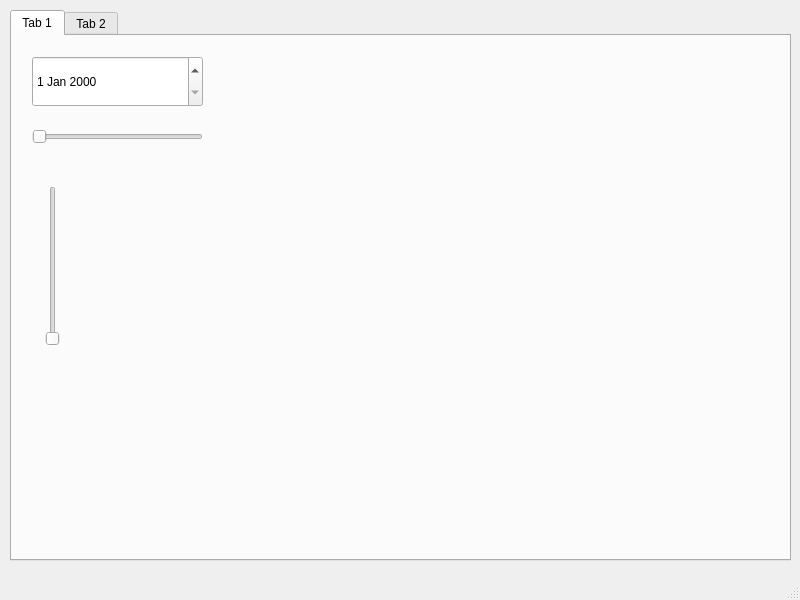
<?xml version="1.0" encoding="UTF-8"?>
<ui version="4.0">
 <class>MainWindow</class>
 <widget class="QMainWindow" name="MainWindow">
  <property name="geometry">
   <rect>
    <x>0</x>
    <y>0</y>
    <width>800</width>
    <height>600</height>
   </rect>
  </property>
  <property name="windowTitle">
   <string>MainWindow</string>
  </property>
  <widget class="QWidget" name="centralwidget">
   <widget class="QTabWidget" name="tabWidget">
    <property name="geometry">
     <rect>
      <x>10</x>
      <y>10</y>
      <width>781</width>
      <height>551</height>
     </rect>
    </property>
    <property name="currentIndex">
     <number>0</number>
    </property>
    <widget class="QWidget" name="tab">
     <attribute name="title">
      <string>Tab 1</string>
     </attribute>
     <widget class="QDateEdit" name="dateEdit">
      <property name="geometry">
       <rect>
        <x>20</x>
        <y>20</y>
        <width>171</width>
        <height>51</height>
       </rect>
      </property>
     </widget>
     <widget class="QSlider" name="horizontalSlider">
      <property name="geometry">
       <rect>
        <x>20</x>
        <y>90</y>
        <width>171</width>
        <height>22</height>
       </rect>
      </property>
      <property name="orientation">
       <enum>Qt::Horizontal</enum>
      </property>
     </widget>
     <widget class="QSlider" name="verticalSlider">
      <property name="geometry">
       <rect>
        <x>30</x>
        <y>150</y>
        <width>22</width>
        <height>160</height>
       </rect>
      </property>
      <property name="orientation">
       <enum>Qt::Vertical</enum>
      </property>
     </widget>
    </widget>
    <widget class="QWidget" name="tab_2">
     <attribute name="title">
      <string>Tab 2</string>
     </attribute>
     <widget class="QPushButton" name="pushButton">
      <property name="geometry">
       <rect>
        <x>20</x>
        <y>20</y>
        <width>111</width>
        <height>61</height>
       </rect>
      </property>
      <property name="text">
       <string>PushButton</string>
      </property>
     </widget>
     <widget class="QCheckBox" name="checkBox">
      <property name="geometry">
       <rect>
        <x>30</x>
        <y>100</y>
        <width>75</width>
        <height>51</height>
       </rect>
      </property>
      <property name="text">
       <string>CheckBox</string>
      </property>
     </widget>
    </widget>
   </widget>
  </widget>
  <widget class="QMenuBar" name="menubar">
   <property name="geometry">
    <rect>
     <x>0</x>
     <y>0</y>
     <width>800</width>
     <height>21</height>
    </rect>
   </property>
  </widget>
  <widget class="QStatusBar" name="statusbar"/>
 </widget>
 <resources/>
 <connections/>
</ui>
